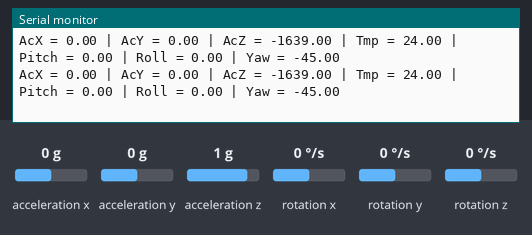
A sketch run on a simulated Arduino Uno, built with avr-gcc and run on an emulated ATmega328P. Shown: the last lines printed to the serial monitor. Wiring (inferred from the names in the program): MPU-6050 motion sensor at I2C address 0x68. The inputs (shaded band) are chosen by the test bench; at power-on: acceleration z 1 g, acceleration x 0 g, acceleration y 0 g, rotation x 0 °/s, rotation y 0 °/s, rotation z 0 °/s.

Above: at 1.2 s.
1.3 s: acceleration z set to 0 g
At 1.73 s:
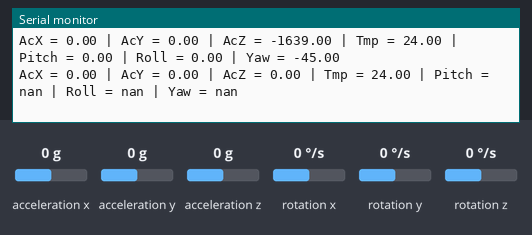
3.7 s: acceleration x set to -1.4 g
At 4.27 s:
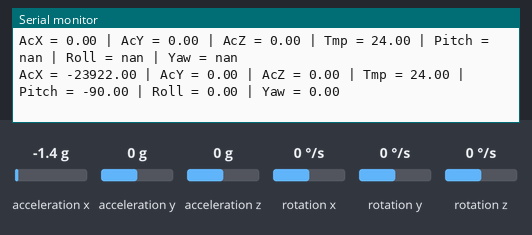
6.7 s: acceleration y set to -1.4 g
At 6.88 s:
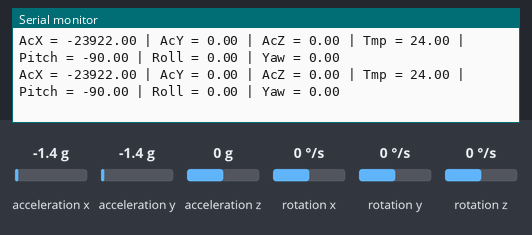
9.7 s: acceleration x set to -0.8 g
At 9.91 s:
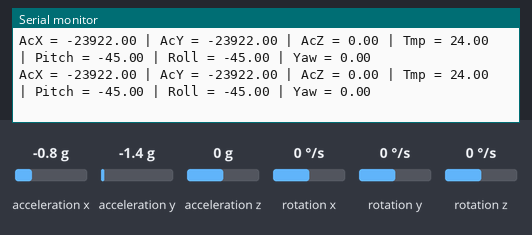
12.7 s: acceleration y set to 0 g
At 12.94 s:
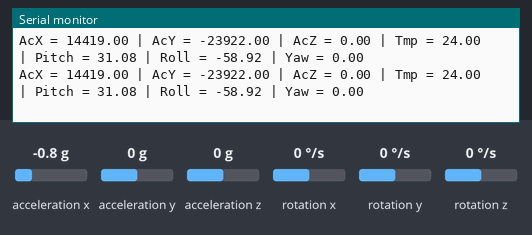
15.7 s: acceleration z set to -1.4 g
At 15.91 s:
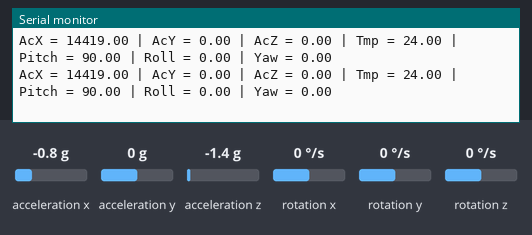
Timing chart, 0 to 18.7 s (numbered marks = the images above; inputs shaded):
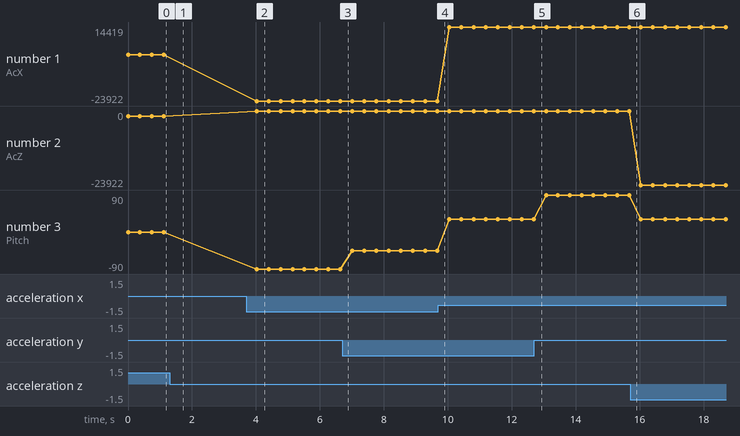

The sketch:

mpu6050v2.ino
```cpp
 // MPU-6050 Short Example Sketch
// By Arduino User JohnChi
// August 17, 2014
// Public Domain
#include<Wire.h>
#include<math.h>

#define CONVERSIONG 3.9  // convert the raw readings to the g unit (1g = 9.8 m/s²) depends on sensor settings

const int MPU_addr=0x68;  // I2C address of the MPU-6050
int16_t AcX,AcY,AcZ,Tmp,GyX,GyY,GyZ;
double accelerationX,accelerationY,accelerationZ;
double pitch,roll,yaw;

void setup(){
  Wire.begin();
  Wire.beginTransmission(MPU_addr);
  Wire.write(0x6B);  // PWR_MGMT_1 register
  Wire.write(0);     // set to zero (wakes up the MPU-6050)
  Wire.endTransmission(true);
  Serial.begin(9600);
}
void loop(){
  Wire.beginTransmission(MPU_addr);
  Wire.write(0x3B);  // starting with register 0x3B (ACCEL_XOUT_H)
  Wire.endTransmission(false);
  Wire.requestFrom(MPU_addr,14,true);  // request a total of 14 registers
  AcX=Wire.read()<<8|Wire.read();  // 0x3B (ACCEL_XOUT_H) & 0x3C (ACCEL_XOUT_L)
  AcY=Wire.read()<<8|Wire.read();  // 0x3D (ACCEL_YOUT_H) & 0x3E (ACCEL_YOUT_L)
  AcZ=Wire.read()<<8|Wire.read();  // 0x3F (ACCEL_ZOUT_H) & 0x40 (ACCEL_ZOUT_L)
  Tmp=Wire.read()<<8|Wire.read();  // 0x41 (TEMP_OUT_H) & 0x42 (TEMP_OUT_L)
  GyX=Wire.read()<<8|Wire.read();  // 0x43 (GYRO_XOUT_H) & 0x44 (GYRO_XOUT_L)
  GyY=Wire.read()<<8|Wire.read();  // 0x45 (GYRO_YOUT_H) & 0x46 (GYRO_YOUT_L)
  GyZ=Wire.read()<<8|Wire.read();  // 0x47 (GYRO_ZOUT_H) & 0x48 (GYRO_ZOUT_L)


accelerationX = (int16_t)(AcX * CONVERSIONG);
accelerationY = (int16_t)(AcY * CONVERSIONG);
accelerationZ = (int16_t)(AcZ * CONVERSIONG);
pitch = 180 * atan (accelerationX/sqrt(accelerationY*accelerationY + accelerationZ*accelerationZ))/M_PI;
roll = 180 * atan (accelerationY/sqrt(accelerationX*accelerationX + accelerationZ*accelerationZ))/M_PI;
yaw = 180 * atan (accelerationZ/sqrt(accelerationX*accelerationX + accelerationZ*accelerationZ))/M_PI;

Serial.print("AcX = "); Serial.print(accelerationX);
  Serial.print(" | AcY = "); Serial.print(accelerationY);
  Serial.print(" | AcZ = "); Serial.print(accelerationZ);
  Serial.print(" | Tmp = "); Serial.print(Tmp/340.00+36.53);  //equation for temperature in degrees C from datasheet
 /*Serial.print(" | GyX = "); Serial.print(GyX);
  Serial.print(" | GyY = "); Serial.print(GyY);
  Serial.print(" | GyZ = "); Serial.println(GyZ);
  */
 Serial.print(" | Pitch = "); Serial.print(pitch);
  Serial.print(" | Roll = "); Serial.print(roll);
  Serial.print(" | Yaw = "); Serial.println(yaw);

  delay(333);
}
```

Measured:
- after the input at 1.3 s, the serial monitor: prints a new line after 0.19 s (image 1)
- after the input at 3.7 s, the serial monitor: prints a new line after 0.33 s (image 2)
- plotted number 1: 0 → -23922 after the input at 3.7 s, -23922 → 14419 after the input at 9.7 s
- plotted number 2: 0 → -23922 after the input at 15.7 s
- plotted number 3: 0 → -90 after the input at 3.7 s, -90 → -45 after the input at 6.7 s, -45 → 31.08 after the input at 9.7 s, 31.08 → 90 after the input at 12.7 s, 90 → 31.08 after the input at 15.7 s
